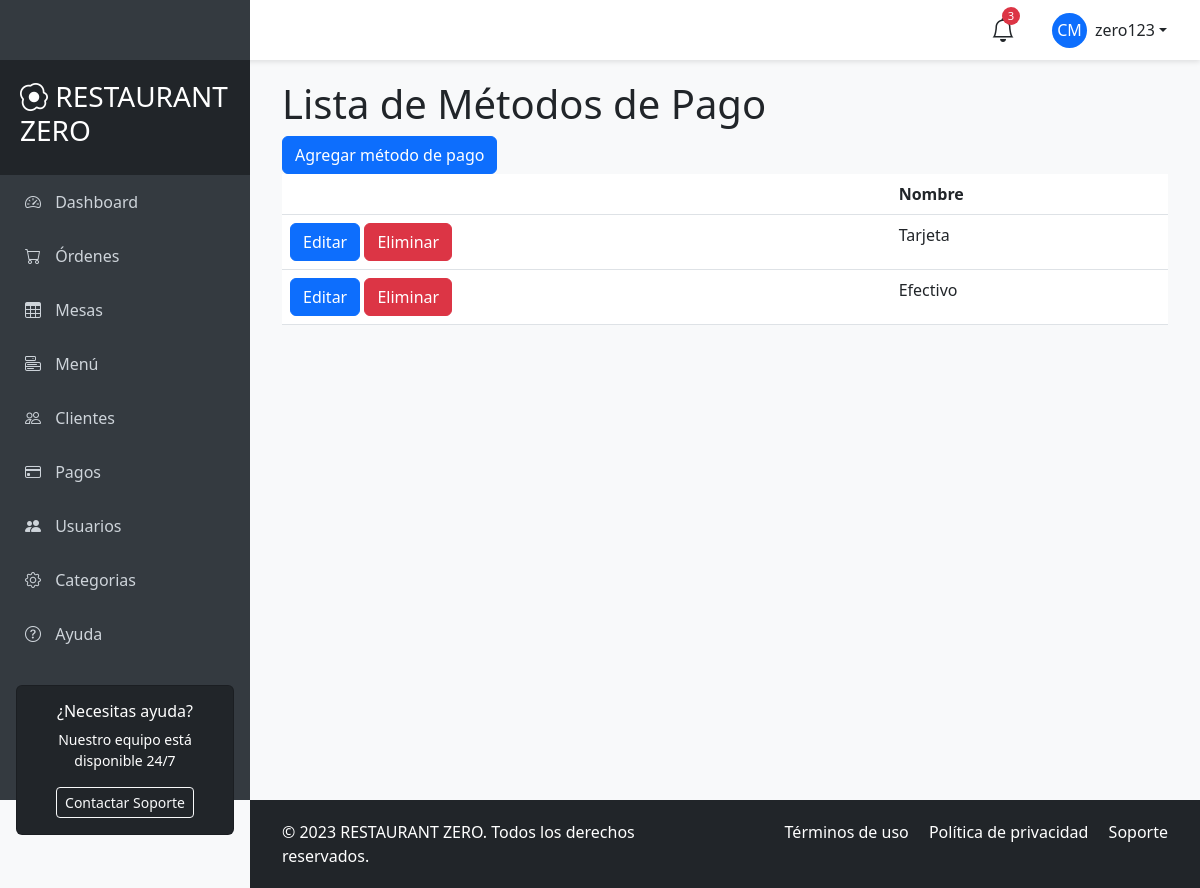
The app's page /ordenes/metodos_pago/ (signed in) with its own data.
### apps/accounts/models.py (models this page shows)
class AppUser(AbstractUser):
    pass

### apps/ordenes/models.py (models this page shows, shortened)
class MetodoPago(models.Model):
    nombre = models.CharField(max_length=50)

### apps/ordenes/views.py (the view)
# urls.py: path('metodos_pago/', views.MetodoPagoListView.as_view(), name='metodos_pago_list'),
class MetodoPagoListView(LoginRequiredMixin, ListView):
    model = MetodoPago
    template_name = 'pagos/metodos_pago_list.html'
    context_object_name = 'metodos_pago'

### templates/pagos/metodos_pago_list.html
{% extends 'main/base_user.html' %}
{% block content %}
<h1>Lista de Métodos de Pago</h1>
<a class="btn btn-primary" href="{% url 'ordenes:metodos_pago_create' %}">Agregar método de pago</a>
<table class="table">
    <thead>
        <tr>
            <th></th>
            <th>Nombre</th>
        </tr>
    </thead>
    <tbody>
        {% for metodo_pago in metodos_pago %}
        <tr>
            <td>
                <a class="btn btn-primary" href="{% url 'ordenes:metodos_pago_edit' metodo_pago.pk %}">Editar</a>
                <a class="btn btn-danger" href="{% url 'ordenes:metodos_pago_delete' metodo_pago.pk %}">Eliminar</a>
            </td>
            <td>{{ metodo_pago.nombre }}</td>
        </tr>
        {% endfor %}
    </tbody>
</table>
{% endblock %}

### templates/main/base_user.html (shortened to what this page needs)
<!DOCTYPE html>
<html lang="es">
<head>
    <link href="https://cdn.jsdelivr.net/npm/bootstrap@5.3.0/dist/css/bootstrap.min.css" rel="stylesheet">
    <link rel="stylesheet" href="https://cdn.jsdelivr.net/npm/bootstrap-icons@1.10.0/font/bootstrap-icons.css">
</head>
<body>
    <nav id="sidebar">
        <div class="sidebar-header">
            <h3><i class="bi bi-egg-fried"></i> RESTAURANT ZERO</h3>
        </div>
        <ul class="list-unstyled">
            <li class="active"><a href="#"><i class="bi bi-speedometer2"></i> Dashboard</a></li>
            <li><a href="{% url 'ordenes:ordenes_list' %}"><i class="bi bi-cart"></i> Órdenes</a></li>
            <li><a href="{% url 'ordenes:mesas_list' %}"><i class="bi bi-table"></i> Mesas</a></li>
            <li><a href="{% url 'platillos:platillos_list' %}"><i class="bi bi-menu-button"></i> Menú</a></li>
            <li><a href="#"><i class="bi bi-people"></i> Clientes</a></li>
            <li><a href="{% url 'ordenes:pagos_list' %}"><i class="bi bi-credit-card"></i> Pagos</a></li>
            <li><a href="{% url 'accounts:user_list' %}"><i class="bi bi-people-fill"></i> Usuarios</a> </li>
            <li><a href="{% url 'platillos:categoria_list' %}"><i class="bi bi-gear"></i> Categorias</a></li>
            <li><a href="#"><i class="bi bi-question-circle"></i> Ayuda</a></li>
        </ul>
        <div class="px-3 mt-4">
            <div class="card bg-dark text-white">
                <div class="card-body text-center">
                    <h6>¿Necesitas ayuda?</h6>
                    <p class="small">Nuestro equipo está disponible 24/7</p>
                    <button class="btn btn-sm btn-outline-light">Contactar Soporte</button>
                </div>
            </div>
        </div>
    </nav>
    <header id="header" class="d-flex align-items-center justify-content-between">
        <button type="button" id="sidebarCollapse" class="btn">
        </button>
        <div class="d-flex align-items-center">
            <div class="position-relative me-4">
                <i class="bi bi-bell fs-4"></i>
                <span class="notification-badge">3</span>
            </div>
            <div class="dropdown">
                <button class="btn dropdown-toggle d-flex align-items-center" type="button" id="userDropdown" data-bs-toggle="dropdown" aria-expanded="false">
                    <div class="rounded-circle bg-primary d-flex align-items-center justify-content-center me-2" style="width: 35px; height: 35px;">
                        <span class="text-white">CM</span>
                    </div>
                    {{ request.user.username }}
                </button>
            </div>
        </div>
    </header>
    <div id="content">
        <div class="container-fluid">
            {% block content %}
            {% endblock %}
        </div>
    </div>
    <footer id="footer" class="bg-dark text-white">
        <div class="container-fluid">
            <div class="row">
                <div class="col-md-6">
                    <p class="mb-0">&copy; 2023 RESTAURANT ZERO. Todos los derechos reservados.</p>
                </div>
                <div class="col-md-6 text-md-end">
                    <p class="mb-0">
                        <a href="#" class="text-white text-decoration-none me-3">Términos de uso</a>
                        <a href="#" class="text-white text-decoration-none me-3">Política de privacidad</a>
                        <a href="#" class="text-white text-decoration-none">Soporte</a>
                    </p>
                </div>
            </div>
        </div>
    </footer>
</body>
</html>

### templates/main/base_user.html (style rules this page uses)
:root { --primary-color: #dc3545; --secondary-color: #ffc107; --sidebar-width: 250px; --header-height: 60px; }
body { font-family: 'Segoe UI', Tahoma, Geneva, Verdana, sans-serif; background-color: #f8f9fa; overflow-x: hidden; }
#sidebar { height: 100vh; width: var(--sidebar-width); position: fixed; top: 0; left: 0; background-color: #343a40; color: white; padding-top: var(--header-height); transition: all 0.3s; z-index: 1000; }
#sidebar .sidebar-header { padding: 20px; background-color: #212529; }
#sidebar ul li a { padding: 15px 25px; display: block; color: #ced4da; text-decoration: none; transition: all 0.3s; }
#sidebar ul li a i { margin-right: 10px; width: 20px; text-align: center; }
#header { height: var(--header-height); position: fixed; top: 0; left: 0; right: 0; background-color: white; box-shadow: 0 2px 5px rgba(0,0,0,0.1); z-index: 900; padding: 0 20px; }
#sidebarCollapse { background: transparent; border: none; color: var(--primary-color); font-size: 1.5rem; }
#content { margin-left: var(--sidebar-width); padding: 20px; padding-top: calc(var(--header-height) + 20px); transition: all 0.3s; min-height: 100vh; }
#footer { background-color: #343a40; color: white; padding: 20px; margin-left: var(--sidebar-width); transition: all 0.3s; }
.notification-badge { position: absolute; top: -5px; right: -5px; background-color: var(--primary-color); color: white; border-radius: 50%; width: 18px; height: 18px; font-size: 0.7rem; display: flex; align-items: center; justify-content: center; }

### records on screen
AppUser: user.username "zero123"
MetodoPago: nombre "Tarjeta"
MetodoPago: nombre "Efectivo"
